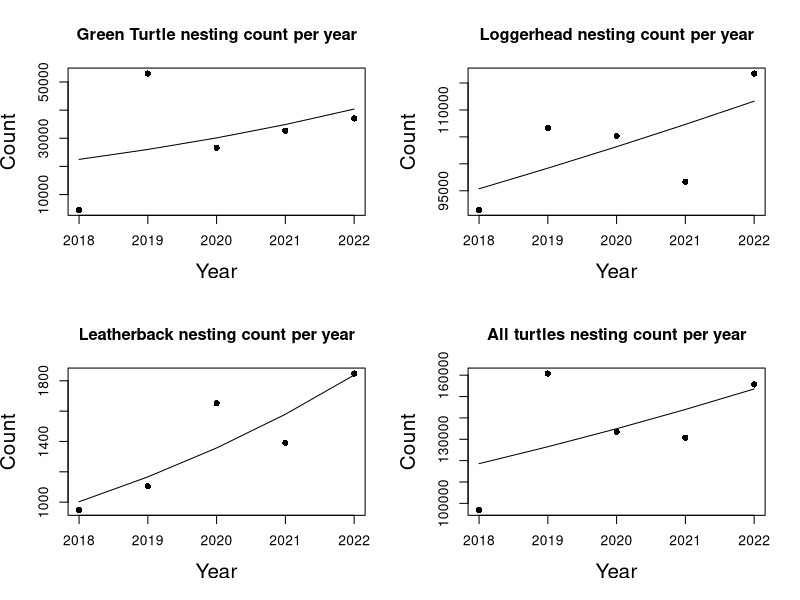

The R source for this figure:
# get work directory path with getwd() then set
setwd("C:/Users/Fredo/Desktop/Unity/MATH 401/floridaturtles")

#Green turtle
greenturtle.nesting.data <- read.csv("data/greenturtletotals.csv", header = T, sep = ",")
greenturtle.nesting.year <- greenturtle.nesting.data$Year
greenturtle.nesting.year.n <- greenturtle.nesting.year - 2018
greenturtle.nesting.count <- greenturtle.nesting.data$Count

#Loggerhead
loggerhead.nesting.data <- read.csv("data/loggerheadturtletotals.csv", header = T, sep = ",")
loggerhead.nesting.year <- loggerhead.nesting.data$Year
loggerhead.nesting.year.n <- loggerhead.nesting.year - 2018
loggerhead.nesting.count <- loggerhead.nesting.data$Count

#Leatherback
leatherback.nesting.data <- read.csv("data/leatherbackturtletotals.csv", header = T, sep = ",")
leatherback.nesting.year <- leatherback.nesting.data$Year
leatherback.nesting.year.n <- leatherback.nesting.year - 2018
leatherback.nesting.count <- leatherback.nesting.data$Count

#All turtles
allturtles.nesting.data <- read.csv("data/allturtlestotals.csv", header = T, sep = ",")
allturtles.nesting.year <- allturtles.nesting.data$Year
allturtles.nesting.year.n <- allturtles.nesting.year - 2018
allturtles.nesting.count <- allturtles.nesting.data$Count

#Models
greenturtle_model <- glm(greenturtle.nesting.count~greenturtle.nesting.year.n, family = poisson)
loggerhead_model <- glm(loggerhead.nesting.count~loggerhead.nesting.year.n, family = poisson)
leatherback_model <- glm(leatherback.nesting.count~leatherback.nesting.year.n, family = poisson)
allturtles_model <- glm(allturtles.nesting.count~allturtles.nesting.year.n, family = poisson)

#Plots
par(mfrow=c(2,2))
plot(greenturtle.nesting.year,greenturtle.nesting.count, xlab="Year",ylab="Count",pch=16,cex.lab=1.5,cex.axis=1, main="Green Turtle nesting count per year")
lines(greenturtle.nesting.year, fitted(greenturtle_model))
plot(loggerhead.nesting.year,loggerhead.nesting.count, xlab="Year",ylab="Count",pch=16,cex.lab=1.5,cex.axis=1, main="Loggerhead nesting count per year")
lines(loggerhead.nesting.year, fitted(loggerhead_model))
plot(leatherback.nesting.year,leatherback.nesting.count, xlab="Year",ylab="Count",pch=16,cex.lab=1.5,cex.axis=1, main="Leatherback nesting count per year")
lines(leatherback.nesting.year, fitted(leatherback_model))
plot(allturtles.nesting.year, allturtles.nesting.count, xlab="Year",ylab="Count",pch=16,cex.lab=1.5,cex.axis=1, main="All turtles nesting count per year" )
lines(allturtles.nesting.year, fitted(allturtles_model))

#Display the results of the parameter estimates and associated statistics
summary(greenturtle_model)
summary(loggerhead_model)
summary(leatherback_model)
summary((allturtles_model))
